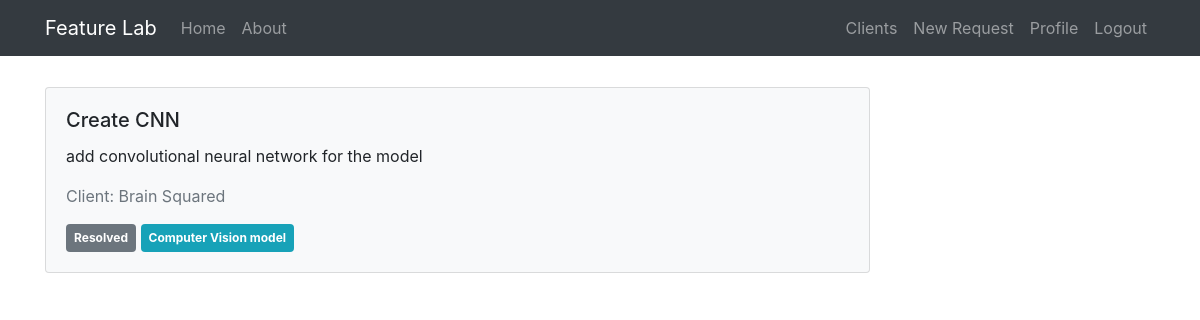
Screenshot of /home (signed in) with the database file from the repository.
### feature_lab/models.py (models this page shows, shortened)
class FeatureRequest(db.Model):
    id = db.Column(db.Integer, primary_key=True)
    title = db.Column(db.String(30), unique=True, nullable=False)
    description = db.Column(db.Text(), nullable=False)
    created_at = db.Column(db.DateTime, nullable=False, default=datetime.utcnow)
    target_date = db.Column(db.DateTime, nullable=False)
    product_area = db.Column(db.String())
    product_id = db.Column(db.Integer, db.ForeignKey('product.id'), nullable=False)
    client_id = db.Column(db.Integer, db.ForeignKey('client.id'), nullable=False)
    state = db.Column(db.Enum(FeatureRequestState), default=FeatureRequestState.TODO)

class Client(db.Model):
    id = db.Column(db.Integer, primary_key=True)
    name = db.Column(db.String(20), unique=True, nullable=False)
    email = db.Column(db.String(120), unique=True, nullable=False)
    bio = db.Column(db.Text(), nullable=False)
    priority = db.Column(db.Integer, nullable=False)
    phone_number = db.Column(db.String(15))
    created_at = db.Column(db.DateTime, nullable=False, default=datetime.utcnow)
    products = db.relationship('Product', backref='owner', lazy=True)
    user_id = db.Column(db.Integer, db.ForeignKey('user.id'), nullable=False)

class Product(db.Model):
    id = db.Column(db.Integer, primary_key=True)
    name = db.Column(db.String(20), unique=True, nullable=False)
    description = db.Column(db.Text(), nullable=False)
    owner_id = db.Column(db.Integer, db.ForeignKey('client.id'), nullable=False)
    requests = db.relationship('FeatureRequest', backref='product', lazy=True)
    areas = db.relationship('ProductArea', backref='product', lazy=True)

### feature_lab/main/routes.py (the view)
@main.route('/')
@main.route('/home')
def home():
    if not current_user.is_authenticated:
        return redirect(url_for('users.login'))
    user_clients = Client.query.filter_by(user_id=current_user.id).all()
    requests = []
    for client in user_clients:
        client_requests = FeatureRequest.query.filter_by(client_id=client.id).all()
        requests += client_requests
    return render_template('home.html', requests=requests, title='Home')

### feature_lab/models.py (called while the page is built)
@login_manager.user_loader
def load_user(user_id):
    return User.query.get(int(user_id))

### feature_lab/templates/home.html
{% extends 'layout.html' %}
{% block content %}
    {% for request in requests %}
        <div>
            <a href="/request/{{request.id}}" class="request-card">
                <div class="card bg-light mb-3 p-3 mr-0">
                    <div class="p-1">
                        <h5 class="card-title">{{ request.title }}</h5>
                        <p class="card-text">{{ request.description }}</p>
                        <p class="text-secondary">Client: {{request.product.owner.name}}</p>
                        <span class="badge badge-secondary p-2">{{ request.state.value }}</span>
                        <span class="badge badge-info p-2">{{ request.product.name }}</span>
                    </div>
                </div>
            </a>
        </div>
    {% endfor %}
{% endblock content %}

### feature_lab/static/custom.css (style rules this page uses)
a.request-card, a.request-card:hover { color: inherit; text-decoration: none; max-width: 35rem; }

### rows the page displays
FeatureRequest: title "Create CNN", description "add convolutional neural network for the model", product.owner.name "Brain Squared", state.value "Resolved", product.name "Computer Vision model"
